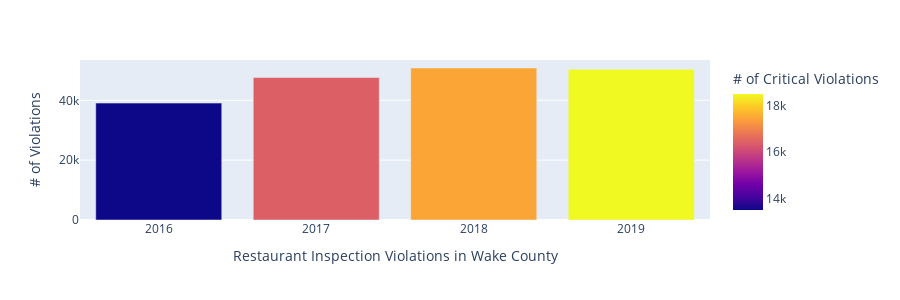

Notebook cell for this chart:
### Code cell
crit = disp.copy()
crit = crit[crit['CRITICAL'] == 'Yes']
crit = crit.groupby(['Year']).size()
crit = pd.DataFrame(crit).reset_index()
crit.columns = ['Year', '# of Critical Violations']

final = agg.merge(crit, on='Year', how='left')
final = final.loc[(final['Year'] == 2016) | (final['Year'] == 2017) | (final['Year'] == 2018) | (final['Year'] == 2019)]
fig = px.bar(final, x='Year', y='# of Violations',
             hover_data=['# of Critical Violations'], color='# of Critical Violations', height=300)

fig.update_xaxes(type='category', title='Restaurant Inspection Violations in Wake County')
fig.show()

### Figure 1 — Plotly figure (JSON) as saved in the notebook; plotly's stock layout.template omitted (floating-point values rounded to 4 significant figures)
{"data": [{"alignmentgroup": "True", "customdata": [[13494], [16416], [17489], [18528]], "hovertemplate": "Year=%{x}<br># of Violations=%{y}<br># of Critical Violations=%{marker.color}<extra></extra>", "legendgroup": "", "marker": {"color": [13494, 16416, 17489, 18528], "coloraxis": "coloraxis", "pattern": {"shape": ""}}, "name": "", "offsetgroup": "", "orientation": "v", "showlegend": false, "textposition": "auto", "type": "bar", "x": [2016, 2017, 2018, 2019], "xaxis": "x", "y": [39067, 47605, 50793, 50341], "yaxis": "y"}], "layout": {"barmode": "relative", "coloraxis": {"colorbar": {"title": {"text": "# of Critical Violations"}}, "colorscale": [[0, "#0d0887"], [0.1111, "#46039f"], [0.2222, "#7201a8"], [0.3333, "#9c179e"], [0.4444, "#bd3786"], [0.5556, "#d8576b"], [0.6667, "#ed7953"], [0.7778, "#fb9f3a"], [0.8889, "#fdca26"], [1, "#f0f921"]]}, "height": 300, "legend": {"tracegroupgap": 0}, "margin": {"t": 60}, "xaxis": {"anchor": "y", "domain": [0, 1], "title": {"text": "Restaurant Inspection Violations in Wake County"}, "type": "category"}, "yaxis": {"anchor": "x", "domain": [0, 1], "title": {"text": "# of Violations"}}}}
